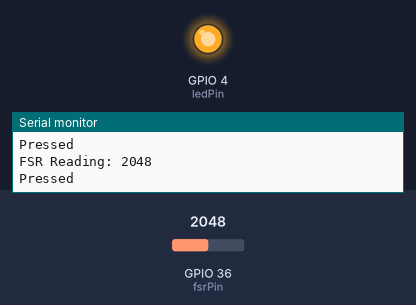
A sketch run on a simulated ESP32. On the bench: output pins drawn as LEDs (lit = HIGH), the last lines printed to the serial monitor. The test bench sets the inputs (shaded band); at power-on: GPIO 36 (fsrPin) = 2048. WiFi joins after 1.5 s; servers stay silent unless stated; no MQTT or app messages arrive unless stated.

Above: at 2.7 s.
2.8 s: GPIO 36 (fsrPin) set to 57
4.3 s: GPIO 36 (fsrPin) set to 46
At 5.6 s:
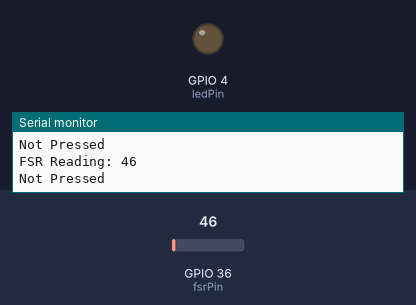
6.0 s: GPIO 36 (fsrPin) set to 491
At 7.2 s:
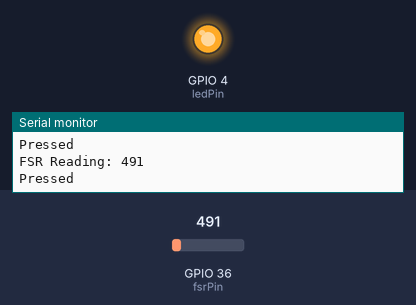
7.6 s: GPIO 36 (fsrPin) set to 10
At 8.7 s:
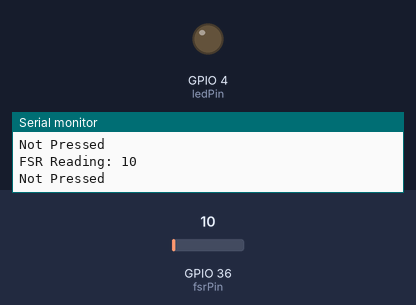
Timing chart, 0 to 10.2 s (numbered marks = the images above; inputs shaded):
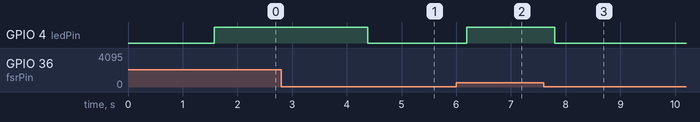

The sketch:

esp32.ino
```cpp
#include <WiFi.h>
#include <PubSubClient.h>

// ---------------- WiFi Credentials ----------------
const char* ssid = "Cpfloor2gjio";
const char* password = "ZonalAccess77";

// ---------------- MQTT Broker Details ----------------
const char* mqtt_server = "broker.emqx.io";
const int mqtt_port = 1883;
const char* mqtt_topic = "medicalblister";

// ---------------- Pins and Variables ----------------
int fsrPin = 36;      // FSR connected to analog pin 36 (ADC1_0)
int fsrReading = 0;
int ledPin = 4;

// ---------------- WiFi and MQTT Client Setup ----------------
WiFiClient espClient;
PubSubClient client(espClient);

void setup_wifi() {
  delay(10);
  Serial.println();
  Serial.print("Connecting to WiFi: ");
  Serial.println(ssid);

  WiFi.begin(ssid, password);

  while (WiFi.status() != WL_CONNECTED) {
    delay(500);
    Serial.print(".");
  }

  Serial.println("\nWiFi connected!");
  Serial.print("IP address: ");
  Serial.println(WiFi.localIP());
}

void reconnect() {
  // Reconnect to MQTT if disconnected
  while (!client.connected()) {
    Serial.print("Attempting MQTT connection...");
    if (client.connect("ESP32MedicalBlisterClient")) {
      Serial.println("connected!");
    } else {
      Serial.print("failed, rc=");
      Serial.print(client.state());
      Serial.println(" retrying in 5 seconds...");
      delay(5000);
    }
  }
}

void setup() {
  Serial.begin(9600);
  pinMode(ledPin, OUTPUT);
  digitalWrite(ledPin, LOW);

  setup_wifi();
  client.setServer(mqtt_server, mqtt_port);
}

void loop() {
  if (!client.connected()) {
    reconnect();
  }
  client.loop();

  fsrReading = analogRead(fsrPin);
  Serial.print("FSR Reading: ");
  Serial.println(fsrReading);

  if (fsrReading > 50) {
    digitalWrite(ledPin, HIGH);
    Serial.println("Pressed");
    client.publish(mqtt_topic, "p");  // <-- Send "p" to topic medicalblister
  } else {
    digitalWrite(ledPin, LOW);
    Serial.println("Not Pressed");
  }

  delay(200); // Small delay
}
```

Measured:
- the behaviour switches between 51 and 50 on GPIO 36 (fsrPin) (found by bisection; images 0 and 1)
- after the input at 4.3 s, GPIO 4 (ledPin): HIGH → LOW after 0.09 s
- after the input at 6.0 s, GPIO 4 (ledPin): LOW → HIGH after 0.19 s
- after the input at 7.6 s, GPIO 4 (ledPin): HIGH → LOW after 0.20 s
